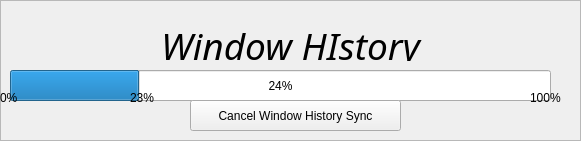
            <widget class="QFrame" name="windowhistory_frame">
             <property name="geometry">
              <rect>
               <x>140</x>
               <y>450</y>
               <width>581</width>
               <height>141</height>
              </rect>
             </property>
             <property name="frameShape">
              <enum>QFrame::StyledPanel</enum>
             </property>
             <property name="frameShadow">
              <enum>QFrame::Raised</enum>
             </property>
             <widget class="QProgressBar" name="windowhistory_progressBar">
              <property name="geometry">
               <rect>
                <x>10</x>
                <y>70</y>
                <width>541</width>
                <height>31</height>
               </rect>
              </property>
              <property name="value">
               <number>24</number>
              </property>
             </widget>
             <widget class="QPushButton" name="windowhistory_pushButton">
              <property name="geometry">
               <rect>
                <x>190</x>
                <y>100</y>
                <width>211</width>
                <height>31</height>
               </rect>
              </property>
              <property name="sizePolicy">
               <sizepolicy hsizetype="Minimum" vsizetype="Expanding">
                <horstretch>0</horstretch>
                <verstretch>0</verstretch>
               </sizepolicy>
              </property>
              <property name="text">
               <string>Cancel Window History Sync</string>
              </property>
             </widget>
             <widget class="QLabel" name="windowhistory_label_0">
              <property name="geometry">
               <rect>
                <x>0</x>
                <y>90</y>
                <width>21</width>
                <height>16</height>
               </rect>
              </property>
              <property name="text">
               <string>0%</string>
              </property>
             </widget>
             <widget class="QLabel" name="windowhistory_label_100">
              <property name="geometry">
               <rect>
                <x>530</x>
                <y>90</y>
                <width>41</width>
                <height>16</height>
               </rect>
              </property>
              <property name="text">
               <string>100%</string>
              </property>
             </widget>
             <widget class="QLabel" name="windowhistory_label_cur">
              <property name="geometry">
               <rect>
                <x>130</x>
                <y>90</y>
                <width>31</width>
                <height>16</height>
               </rect>
              </property>
              <property name="text">
               <string>23%</string>
              </property>
             </widget>
             <widget class="QLabel" name="windowhistory_label">
              <property name="geometry">
               <rect>
                <x>0</x>
                <y>30</y>
                <width>581</width>
                <height>31</height>
               </rect>
              </property>
              <property name="font">
               <font>
                <family>Avenir Next Condensed</family>
                <pointsize>28</pointsize>
                <italic>true</italic>
               </font>
              </property>
              <property name="text">
               <string>Window HIstory</string>
              </property>
              <property name="alignment">
               <set>Qt::AlignCenter</set>
              </property>
             </widget>
            </widget>
